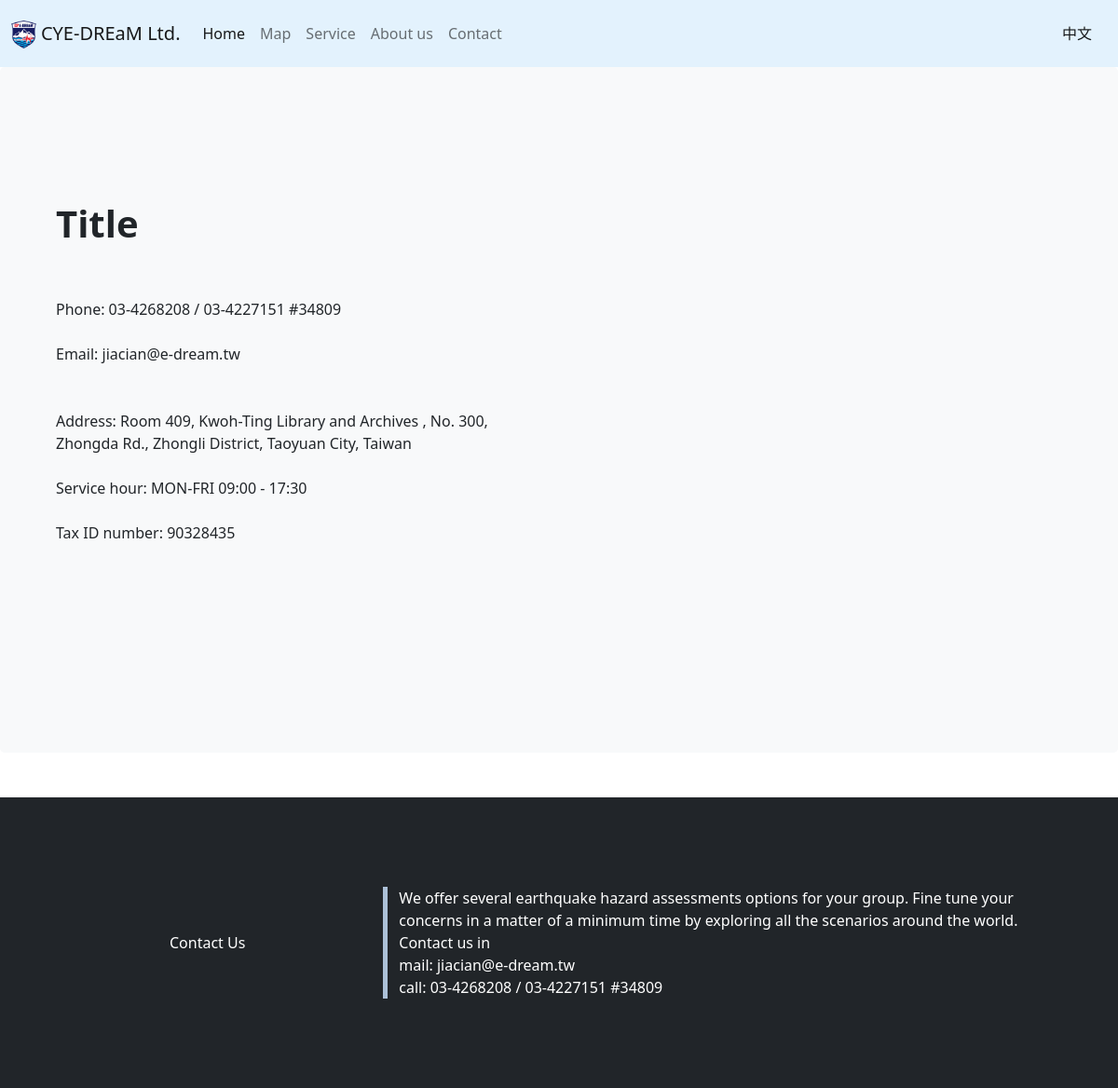
/Contact/en, run on the app's committed database.
### contact/models.py (models this page shows, shortened)
class Contact(models.Model):
    name = models.CharField('公司名稱', max_length=20)
    logo= models.ImageField("公司logo",storage=OverwriteStorage(),upload_to='',blank=True)
    title = models.CharField('標題', max_length=20)
    phone=models.CharField("電話:", max_length=30,blank=True)
    email=models.CharField('E-mail', max_length=60,blank=True)
    address=models.TextField('地址', max_length=100,blank=True)
    office_hour=models.CharField('辦公時間', max_length=60,blank=True)
    tax_ID_number=models.CharField('統一編號', max_length=60,blank=True)
    bottom_title=models.CharField('底部標題', max_length=20,blank=True)
    bottom_content=models.TextField('底部內容', max_length=300,blank=True)
    bottom_email=models.CharField('底部email', max_length=100,blank=True)
    bottom_phone=models.CharField('底部連絡電話', max_length=50,blank=True)

class Contact_EN(models.Model):
    name = models.CharField('公司名稱', max_length=50)
    title = models.CharField('標題', max_length=50)
    phone=models.CharField("電話:", max_length=30,blank=True)
    email=models.CharField('E-mail', max_length=60,blank=True)
    address=models.TextField('地址', max_length=200,blank=True)
    office_hour=models.CharField('辦公時間', max_length=60,blank=True)
    tax_ID_number=models.CharField('統一編號', max_length=60,blank=True)
    bottom_title=models.CharField('底部標題', max_length=50,blank=True)
    bottom_content=models.TextField('底部內容', max_length=400,blank=True)
    bottom_email=models.CharField('底部email', max_length=100,blank=True)
    bottom_phone=models.CharField('底部連絡電話', max_length=50,blank=True)

### contact/views.py (the view)
# urls.py: path("en",showContact_EN)
def showContact_EN(request):
    content=Contact_EN.objects.all()
    contact_img=Contact.objects.all()
    return render(request,"contact_EN.html",{"contact_content_EN":content,"contact_content":contact_img})

### templates/contact_EN.html (shortened to what this page needs)
{% load static %}
<!DOCTYPE html>
<html lang="en">
{% for Content_EN in contact_content_EN %}
{% for Content in contact_content %}
<head>
    <link href="https://cdn.jsdelivr.net/npm/bootstrap@5.0.2/dist/css/bootstrap.min.css" rel="stylesheet"
>
    <link rel="stylesheet" href="{% static 'css/Contact.css' %}">
</head>
<body>
    <nav class="navbar navbar-expand-lg navbar-light" style='background-color: #e3f2fd;'>
        <div class="container-xxl">
            <a class="navbar-brand" href="../en">
                <img src="../static/assets/{{ Content.logo }}" alt="" height="30"
                    class="d-inline-block align-text-top">
                    {{Content_EN.name}}</a>
            <div class="collapse navbar-collapse" id="navbarSupportedContent">
                <ul class="navbar-nav me-auto mb-2 mb-lg-0">
                    <li class="nav-item">
                        <a class="nav-link active" aria-current="page" href="../en">Home</a>
                    </li>
                    <li class="nav-item">
                        <a class="nav-link" href="../MapPage/en">Map</a>
                    </li>
                    <li class="nav-item">
                        <a class="nav-link" href="../Service/en">Service</a>
                    </li>
                    <li class="nav-item">
                        <a class="nav-link" href="../AboutUs/en">About us</a>
                    </li>
                    <li class="nav-item">
                        <a class="nav-link" href="">Contact</a>
                    </li>
                </ul>
                <span class="navbar-text">
                    <a class="nav-link" href="../Contact">中文</a>
                </span>
            </div>
        </div>
    </nav>
    <div class="p-5 mb-4 bg-light rounded-3">
        <div class="container mt-5">
            <br>
            <br>
            <div class="row">
                <div class="col-12 col-md-6">
                    <h1 class="display-8 fw-bold">{{Content_EN.title}}</h1>
                    <br>
                    <br>
                    <span class="navbar-text">
                        Phone: {{Content_EN.phone}}
                        <br>
                        <br>
                        Email: {{Content_EN.email}}
                        <br>
                        <br>
                        <br>
                        Address: {{Content_EN.address}}
                        <br>
                        <br>
                        Service hour: {{Content_EN.office_hour}}
                        <br>
                        <br>
                        Tax ID number: {{Content.tax_ID_number}}
                    </span>
                </div>
                <div class="col-12 col-md-6 mt-5">
                    <div id="map" style="height:400px"></div>
                </div>
            </div>
            <br>
            <br>
            <br>
            <br>
        </div>
    </div>
    <footer class="bd-footer py-4 py-md-5 mt-5 bg-dark">
        <div class="container py-4 py-md-5 px-4 px-md-3">
            <div class="row align-items-center">
                <div class="text-center col-4 col-md-4" style="color:white">{{ Content_EN.bottom_title }}</div>
                <div class="text-left col-8 col-md-8" id="Contact" style="color:white">
                    {{ Content_EN.bottom_content }}<br>
                    mail: {{ Content_EN.bottom_email }}<br>
                    call: {{ Content_EN.phone }}
                </div>
            </div>
        </div>
    </footer>
</body>
{% endfor %}
{% endfor %}
</html>

### statics/css/Contact.css (style rules this page uses)
#map { height: 1000px; width: 100%; position: relative; }
.row #Contact { border-left: solid #ACC0D8 5px; }

### data on the page
Contact_EN: name "CYE-DREaM Ltd.", title "Title", phone "03-4268208 / 03-4227151 #34809", email "jiacian@e-dream.tw", address "Room 409, Kwoh-Ting Library and Archives , No. 300, Zhongda Rd., Zhongli District, Taoyuan City, Taiwan", office_hour "MON-FRI 09:00 - 17:30", bottom_title "Contact Us", bottom_content "We offer several earthquake hazard assessments options for your group. Fine tune your concerns in a matter of a minimum time by exploring all the scenarios around the world. Contact us in", bottom_email "jiacian@e-dream.tw"
Contact: logo (picture), tax_ID_number "90328435"
